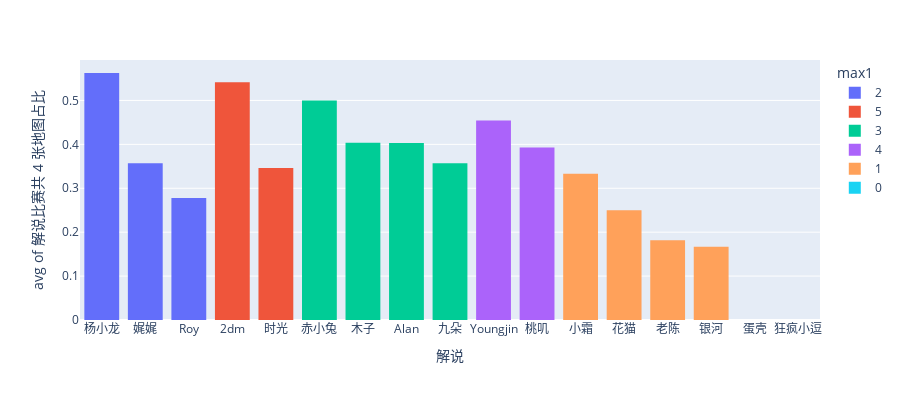

Notebook code cell kept with this figure:
### Code cell
fig = px.histogram(df_names.sort_values(by='one_rate', ascending=False),
                    x="names", y="one_rate",
                    color='max1', # barmode='group',
                    histfunc='avg',
                    labels={'names':'解说', 'one_rate':'解说比赛共 4 张地图占比'},
                    height=400)
fig.show()

### Figure 1 — Plotly figure (JSON) as saved in the notebook; plotly's stock layout.template omitted (floating-point values rounded to 4 significant figures)
{"data": [{"alignmentgroup": "True", "bingroup": "x", "histfunc": "avg", "hovertemplate": "max1=2<br>解说=%{x}<br>avg of 解说比赛共 4 张地图占比=%{y}<extra></extra>", "legendgroup": "2", "marker": {"color": "#636efa", "pattern": {"shape": ""}}, "name": "2", "offsetgroup": "2", "orientation": "v", "showlegend": true, "type": "histogram", "x": ["杨小龙", "娓娓", "Roy"], "xaxis": "x", "y": [0.5625, 0.3571, 0.2778], "yaxis": "y"}, {"alignmentgroup": "True", "bingroup": "x", "histfunc": "avg", "hovertemplate": "max1=5<br>解说=%{x}<br>avg of 解说比赛共 4 张地图占比=%{y}<extra></extra>", "legendgroup": "5", "marker": {"color": "#EF553B", "pattern": {"shape": ""}}, "name": "5", "offsetgroup": "5", "orientation": "v", "showlegend": true, "type": "histogram", "x": ["2dm", "时光"], "xaxis": "x", "y": [0.5417, 0.3462], "yaxis": "y"}, {"alignmentgroup": "True", "bingroup": "x", "histfunc": "avg", "hovertemplate": "max1=3<br>解说=%{x}<br>avg of 解说比赛共 4 张地图占比=%{y}<extra></extra>", "legendgroup": "3", "marker": {"color": "#00cc96", "pattern": {"shape": ""}}, "name": "3", "offsetgroup": "3", "orientation": "v", "showlegend": true, "type": "histogram", "x": ["赤小兔", "木子", "Alan", "九朵"], "xaxis": "x", "y": [0.5, 0.4035, 0.403, 0.3571], "yaxis": "y"}, {"alignmentgroup": "True", "bingroup": "x", "histfunc": "avg", "hovertemplate": "max1=4<br>解说=%{x}<br>avg of 解说比赛共 4 张地图占比=%{y}<extra></extra>", "legendgroup": "4", "marker": {"color": "#ab63fa", "pattern": {"shape": ""}}, "name": "4", "offsetgroup": "4", "orientation": "v", "showlegend": true, "type": "histogram", "x": ["Youngjin", "桃叽"], "xaxis": "x", "y": [0.4545, 0.3929], "yaxis": "y"}, {"alignmentgroup": "True", "bingroup": "x", "histfunc": "avg", "hovertemplate": "max1=1<br>解说=%{x}<br>avg of 解说比赛共 4 张地图占比=%{y}<extra></extra>", "legendgroup": "1", "marker": {"color": "#FFA15A", "pattern": {"shape": ""}}, "name": "1", "offsetgroup": "1", "orientation": "v", "showlegend": true, "type": "histogram", "x": ["小霜", "花猫", "老陈", "银河"], "xaxis": "x", "y": [0.3333, 0.25, 0.1818, 0.1667], "yaxis": "y"}, {"alignmentgroup": "True", "bingroup": "x", "histfunc": "avg", "hovertemplate": "max1=0<br>解说=%{x}<br>avg of 解说比赛共 4 张地图占比=%{y}<extra></extra>", "legendgroup": "0", "marker": {"color": "#19d3f3", "pattern": {"shape": ""}}, "name": "0", "offsetgroup": "0", "orientation": "v", "showlegend": true, "type": "histogram", "x": ["蛋壳", "狂疯小逗"], "xaxis": "x", "y": [0, 0], "yaxis": "y"}], "layout": {"barmode": "relative", "height": 400, "legend": {"title": {"text": "max1"}, "tracegroupgap": 0}, "margin": {"t": 60}, "xaxis": {"anchor": "y", "domain": [0, 1], "title": {"text": "解说"}}, "yaxis": {"anchor": "x", "domain": [0, 1], "title": {"text": "avg of 解说比赛共 4 张地图占比"}}}}
